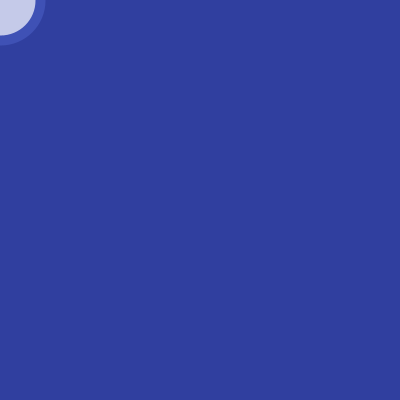
Frame 1 (no input)
Frame 60 (the mouse pressed at the canvas centre just before this capture): identical to frame 1, image omitted
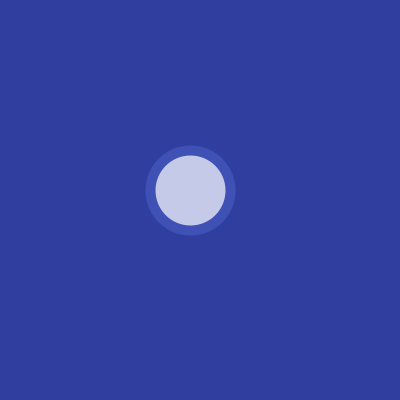
Frame 120 (the mouse held since frame 60 and released just before this capture)

The Processing sketch that drew these frames (run headless with seeded random() and noise(); from frame 60 on, the mouse is pressed at the canvas centre):

// Processing sketch: Easing
// ── Easing.pde
float x;
float y;
float easing = 0.05;

//Easing

void setup() {
  size(400, 400);
  smooth();
  frameRate(120);
  rectMode(CENTER);
}

void draw() {
  background(#303F9F);
  strokeWeight(10);
  stroke(#3F51B5);
  fill(#C5CAE9);

  float targetX = mouseX;
  x += (targetX - x) * easing;
  float targetY = mouseY;
  y += (targetY - y) * easing;
  ellipse(x, y, width/5, height/5);
}
